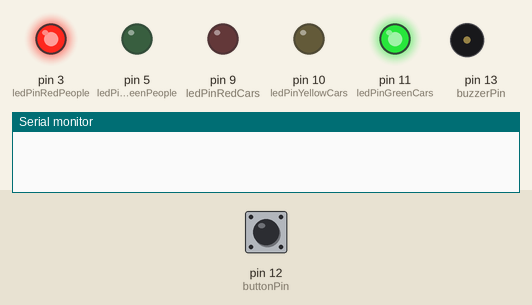
Recording of a sketch running on a simulated Arduino Uno, built with avr-gcc and run on an emulated ATmega328P. On the bench: output pins drawn as LEDs (lit = HIGH), buzzer (waves = sounding), the last lines printed to the serial monitor. The test bench sets the inputs (shaded band); at power-on: pin 12 (buttonPin) HIGH.

Above: at 1.2 s.
1.3 s: pin 12 (buttonPin) pulled LOW for 0.15 s
At 4.1 s:
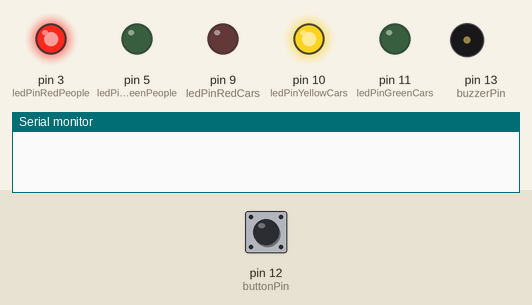
At 6.7 s:
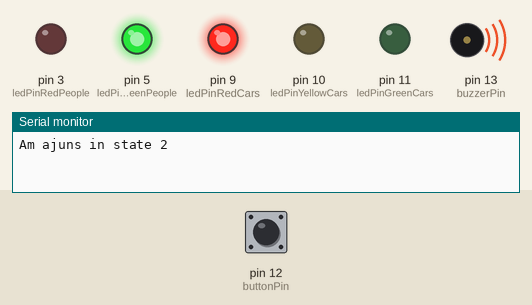
Timing chart, 0 to 17.9 s (numbered marks = the images above; inputs shaded):
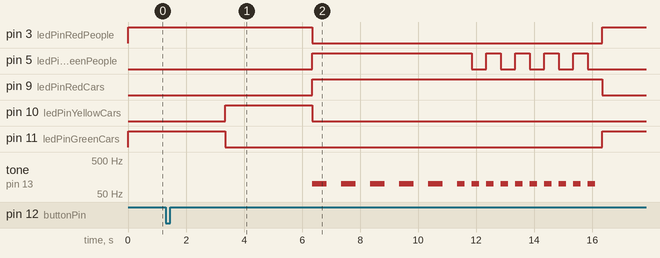

Measured:
- after the input at 1.3 s, pin 3 (ledPinRedPeople): HIGH → LOW after 5.1 s, → HIGH 10.0 s later; pin 5 (ledPinGreenPeople): LOW → HIGH after 5.1 s, then repeats every 1.0 s: LOW 0.50 s, HIGH 0.50 s, until it stays LOW from 15.9 s

The sketch:

Homework2.ino
```cpp
const int ledPinGreenCars = 11;
const int ledPinYellowCars = 10;
const int ledPinRedCars = 9;
const int ledPinGreenPeople = 5;
const int ledPinRedPeople = 3;
const int buttonPin = 12;
const int buzzerPin = 13;
bool buttonValue = LOW;
bool previousValue = HIGH;
bool ledGreenCarsValue = HIGH, ledYellowCarsValue = LOW, ledRedCarsValue = LOW;
bool ledGreenPeopleValue = LOW, ledRedPeopleValue = HIGH;
const int beepSound = 100;
int reading = HIGH;
int previousReading = HIGH;
unsigned int lastDebounceTime = 0;
unsigned int debounceDelay = 50;
unsigned int startState2 = 0, startState3 = 0, startState4 = 0, buttonPressTime = 0;
unsigned int waitState1Duration = 2000, state2Duration = 3000, state3Duration = 5000, state4Duration = 5000;

void setup() {
  // put your setup code here, to run once:
  pinMode(ledPinGreenCars,OUTPUT);
  pinMode(ledPinYellowCars,OUTPUT);
  pinMode(ledPinRedCars,OUTPUT);
  pinMode(ledPinGreenPeople,OUTPUT);
  pinMode(ledPinRedPeople,OUTPUT);
  pinMode(buttonPin,INPUT_PULLUP);
  pinMode(buzzerPin,OUTPUT);
  Serial.begin(9600);
}

void outputAllLeds()
{
  digitalWrite(ledPinGreenCars,ledGreenCarsValue);
  digitalWrite(ledPinYellowCars,ledYellowCarsValue);
  digitalWrite(ledPinRedCars,ledRedCarsValue);
  digitalWrite(ledPinGreenPeople,ledGreenPeopleValue);
  digitalWrite(ledPinRedPeople,ledRedPeopleValue);
}

void semaforState1()
{
  ledGreenCarsValue = HIGH;
  ledYellowCarsValue = LOW;
  ledRedCarsValue = LOW;
  ledGreenPeopleValue = LOW;
  ledRedPeopleValue = HIGH;
  outputAllLeds();
  Serial.println("Am ajuns in state 1");
}

void semaforState2()
{
  buttonPressTime = millis();
  while(millis() - buttonPressTime < waitState1Duration){

  }
  startState2 = millis();
  ledGreenCarsValue = LOW;
  ledYellowCarsValue = HIGH;
  ledRedCarsValue = LOW;
  ledGreenPeopleValue = LOW;
  ledRedPeopleValue = HIGH;
  outputAllLeds();
  while(millis() - startState2 < state2Duration){

  }
  Serial.println("Am ajuns in state 2");
}

void semaforState3()
{
  startState3 = millis();
  ledGreenCarsValue = LOW;
  ledYellowCarsValue = LOW;
  ledRedCarsValue = HIGH;
  ledGreenPeopleValue = HIGH;
  ledRedPeopleValue = LOW;
  outputAllLeds();
  while(millis() - startState3 < state3Duration){
    tone(buzzerPin, beepSound);
    delay(500);
    noTone(buzzerPin);
    delay(500);
  }
  Serial.println("Am ajuns in state 3");
}

void semaforState4()
{
  startState4 = millis();
  ledGreenCarsValue = LOW;
  ledYellowCarsValue = LOW;
  ledRedCarsValue = HIGH;
  ledGreenPeopleValue = HIGH;
  ledRedPeopleValue = LOW;
  outputAllLeds();
  while(millis() - startState4 < state4Duration)
  {
    ledGreenPeopleValue = HIGH;
    outputAllLeds();
    tone(buzzerPin, beepSound);
    delay(250);
    noTone(buzzerPin);
    delay(250);
    ledGreenPeopleValue = LOW;
    outputAllLeds();
    tone(buzzerPin, beepSound);
    delay(250);
    noTone(buzzerPin);
    delay(250);
  }
  Serial.println("Am ajuns in state 4");
}

void loop() {
  // put your main code here, to run repeatedly:
  outputAllLeds();
  reading = digitalRead(buttonPin);
  if(reading != previousReading){
    lastDebounceTime = millis();
  }
  if(millis() - lastDebounceTime > debounceDelay){
    if(reading != buttonValue){
      buttonValue = reading;
      if(buttonValue == LOW){
        semaforState2();
        semaforState3();
        semaforState4();
        semaforState1();
      }
    }
  }
  previousReading = reading;
}
```
